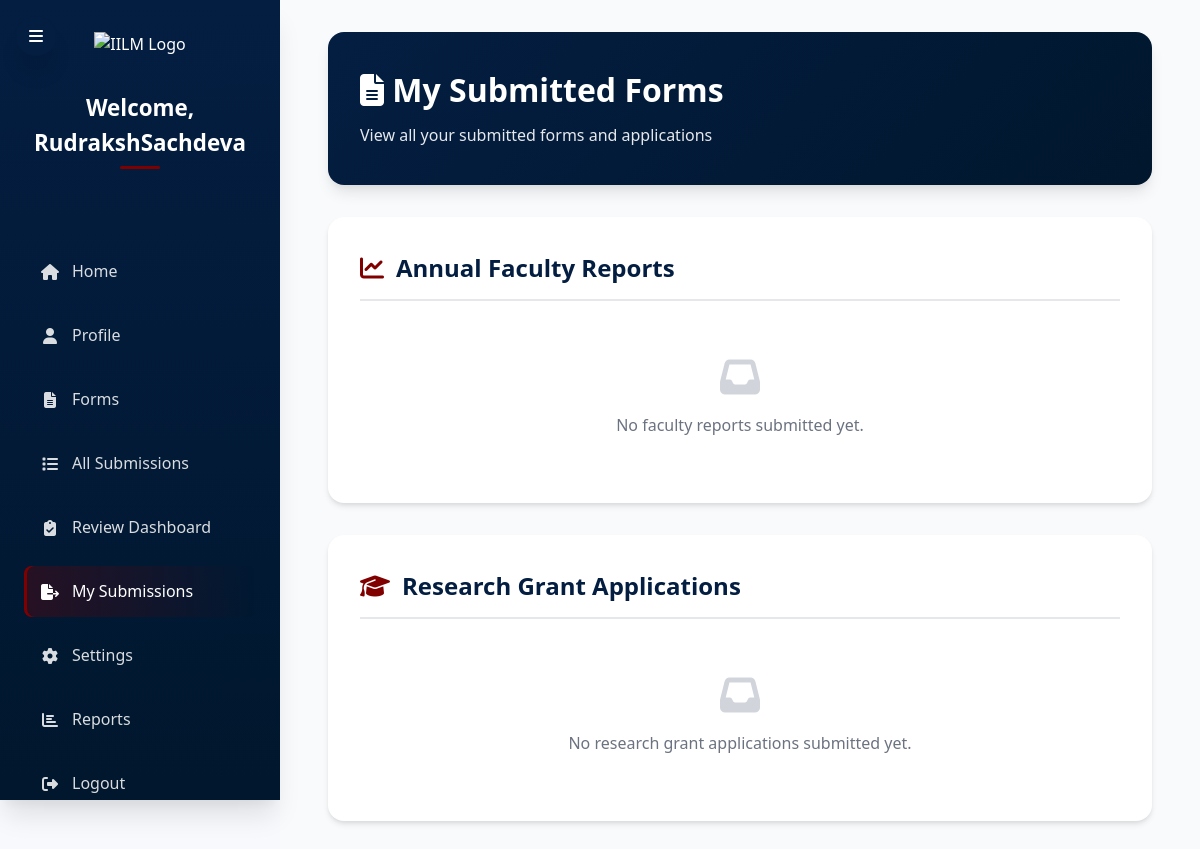
Before: /faculty-forms/ (signed in, upper part) with the older database file.
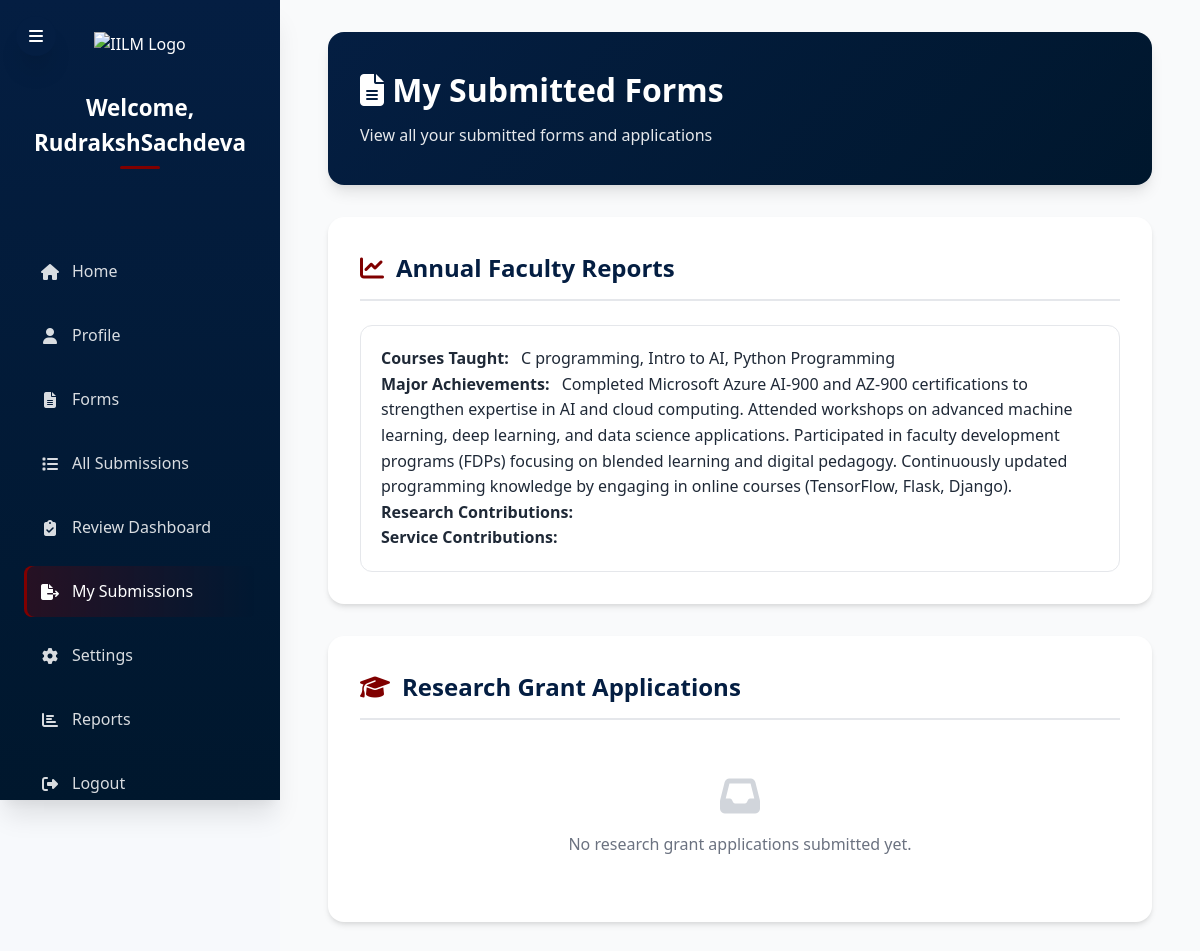
After: the same page with the newer database file.
### core/models.py (models this page shows, shortened)
class AnnualFacultyReport(models.Model):
    user = models.ForeignKey(settings.AUTH_USER_MODEL, on_delete=models.CASCADE)
    courses_taught = models.TextField(blank=True, null=True, help_text="List of courses taught in the academic year")
    teaching_innovations = models.TextField(blank=True, null=True, help_text="Description of teaching innovations implemented")
    student_mentoring = models.TextField(blank=True, null=True, help_text="Description of student mentoring activities")
    publications = models.TextField(blank=True, null=True, help_text="List of publications in the academic year")
    research_projects = models.TextField(blank=True, null=True, help_text="Description of research projects undertaken")
    conference_presentations = models.TextField(blank=True, null=True, help_text="Description of conference presentations made")
    institutional_service = models.TextField(blank=True, null=True, help_text="Description of institutional service activities")
    professional_service = models.TextField(blank=True, null=True, help_text="Description of professional service activities")
    community_service = models.TextField(blank=True, null=True, help_text="Description of community service activities")
    professional_development = models.TextField(blank=True, null=True, help_text="Description of professional development activities")
    major_achievements = models.TextField(blank=True, null=True, help_text="Description of major achievements in the academic year")
    goals = models.TextField(blank=True, null=True, help_text="Description of goals for the upcoming academic year")
    required_resources = models.TextField(blank=True, null=True, help_text="Description of resources required to achieve the goals")
    current_cv = models.FileField(upload_to='cv/', blank=True, null=True, help_text="Upload your current CV")
    additional_documents = models.FileField(upload_to='cv/', blank=True, null=True, help_text="Upload any additional documents")
    check_box = models.BooleanField(default=False, help_text="I confirm that the information provided is accurate and complete.")
    additional_comments = models.TextField(blank=True, null=True, help_text="Any additional comments or information.")

### core/views.py (the view)
# urls.py: path("faculty-forms/", views.FacultyForms, name="faculty_forms"),
def FacultyForms(request):
    user = request.user
    if not user.is_authenticated:
        return redirect('login')
    faculty_reports = AnnualFacultyReport.objects.filter(user=user)
    research_grant = ResearchGrantApplication.objects.filter(user=user)
    conference_travel = ConferenceTravelRequest.objects.filter(user=user)
    publication = PublicationsUpdate.objects.filter(user=user)
    curriculum = CurriculumDevelopment.objects.filter(user=user)
    context = {
        'faculty_reports': faculty_reports,
        'research_grant': research_grant,
        'conference_travel': conference_travel,
        'publication': publication,
        'curriculum': curriculum,
    }
    return render(request, 'faculty_forms.html', context)

### templates/faculty_forms.html (shortened to what this page needs)
{% load static %}
<!DOCTYPE html>
<html lang="en">
  <head>
    <link rel="stylesheet" href="{% static 'css/dashboard.css' %}" />
    <link
      rel="stylesheet"
      href="https://cdnjs.cloudflare.com/ajax/libs/font-awesome/6.4.0/css/all.min.css"
    />
  </head>
  <body>
    <div class="menu-toggle">
      <i class="fas fa-bars"></i>
    </div>
    <div class="dashboard-container">
      <nav class="sidebar">
        <div class="sidebar-logo">
          <img
            src="{% static 'images/iilm.png' %}"
            alt="IILM Logo"
            style="width: 120px; height: auto"
          />
        </div>
        <h2>Welcome, {{ user.username }}</h2>
        <ul>
          <li><a href="{% url 'dashboard' %}"><i class="fas fa-home"></i> <span>Home</span></a></li>
          <li><a href="{% url 'view_profile' %}"><i class="fas fa-user"></i> <span>Profile</span></a></li>
          <li><a href="{% url 'form_view' %}"><i class="fas fa-file-alt"></i> <span>Forms</span></a></li>
          <li><a href="{% url 'submission_list' %}"><i class="fas fa-list"></i> <span>All Submissions</span></a></li>
          <li><a href="{% url 'review_dashboard' %}"><i class="fas fa-clipboard-check"></i> <span>Review Dashboard</span></a></li>
          <li><a href="{% url 'my_submissions' %}" class="active"><i class="fas fa-file-export"></i> <span>My Submissions</span></a></li>
          <li><a href="#"><i class="fas fa-cog"></i> <span>Settings</span></a></li>
          <li><a href="#"><i class="fas fa-chart-bar"></i> <span>Reports</span></a></li>
          <li><a href="{% url 'logout' %}"><i class="fas fa-sign-out-alt"></i> <span>Logout</span></a></li>
        </ul>
      </nav>
      <div class="main-content">
        <div class="page-header">
          <h1><i class="fas fa-file-alt"></i> My Submitted Forms</h1>
          <p>View all your submitted forms and applications</p>
        </div>
        <section class="submission-section">
          <h2><i class="fas fa-chart-line"></i> Annual Faculty Reports</h2>
          {% if faculty_reports %}
            <ul class="submission-list">
              {% for report in faculty_reports %}
                <li class="submission-item">
                  <strong>Courses Taught:</strong> {{ report.courses_taught }} <br>
                  <strong>Major Achievements:</strong> {{ report.major_achievements }}<br>
                  <strong>Research Contributions:</strong> {{ report.research_contributions }}<br>
                  <strong>Service Contributions:</strong> {{ report.service_contributions }}<br>
                </li>
              {% endfor %}
            </ul>
          {% else %}
            <div class="empty-state">
              <i class="fas fa-inbox"></i>
              <p>No faculty reports submitted yet.</p>
            </div>
          {% endif %}
        </section>
        <section class="submission-section">
          <h2><i class="fas fa-graduation-cap"></i> Research Grant Applications</h2>
          {% if research_grant %}
            <ul class="submission-list">
              {% for grant in research_grant %}
                <li class="submission-item">
                  <strong>Project:</strong> {{ grant.title_of_research_proposal }} <br>
                  <strong>Principal Investigator:</strong> {{ grant.principal_investigator }} <br>
                  <strong>Co-Investigators:</strong> {{ grant.co_investigators }} <br>
                  <strong>Funding Agency:</strong> {{ grant.funding_agency }} <br>
                  <strong>Budget:</strong> ₹{{ grant.budget }} <br>
                  <strong>Status:</strong>
                  <span class="status-badge status-{{ grant.status }}">
                    {{ grant.get_status_display }}
                  </span>
                </li>
              {% endfor %}
            </ul>
          {% else %}
            <div class="empty-state">
              <i class="fas fa-inbox"></i>
              <p>No research grant applications submitted yet.</p>
            </div>
          {% endif %}
        </section>
      </div>
    </div>
  </body>
</html>

Changed rows visible on the page:
added AnnualFacultyReport: courses_taught "C programming, Intro to AI, Python Programming", major_achievements "Completed Microsoft Azure AI-900 and AZ-900 certifications to strengthen expertise in AI and cloud computing. Attended workshops on advanced machine learning, deep learning, and data science applications. Participated in faculty development programs (FDPs) focusing on blended learning and digital pedagogy. Continuously updated programming knowledge by engaging in online courses (TensorFlow, Flask, Django)."
Other visible differences:
text no longer shown: "No faculty reports submitted yet."
